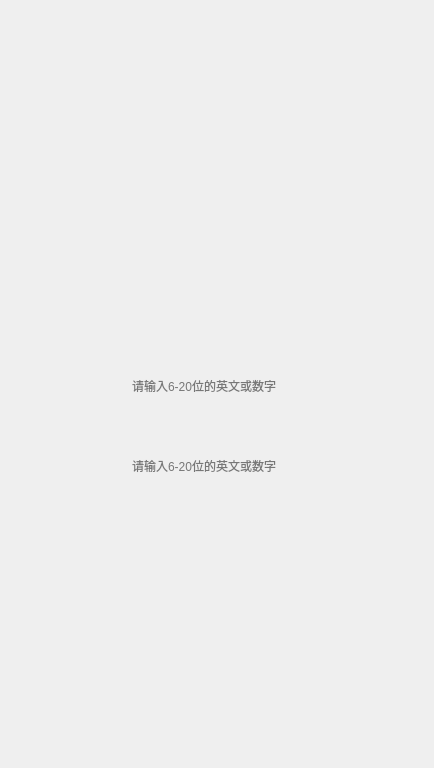
<?xml version="1.0" encoding="UTF-8"?>
<ui version="4.0">
 <class>Dialog</class>
 <widget class="QDialog" name="Dialog">
  <property name="geometry">
   <rect>
    <x>0</x>
    <y>0</y>
    <width>434</width>
    <height>768</height>
   </rect>
  </property>
  <property name="sizePolicy">
   <sizepolicy hsizetype="Fixed" vsizetype="Fixed">
    <horstretch>0</horstretch>
    <verstretch>0</verstretch>
   </sizepolicy>
  </property>
  <property name="minimumSize">
   <size>
    <width>434</width>
    <height>768</height>
   </size>
  </property>
  <property name="maximumSize">
   <size>
    <width>434</width>
    <height>768</height>
   </size>
  </property>
  <property name="windowTitle">
   <string>Dialog</string>
  </property>
  <widget class="QLineEdit" name="edit_username">
   <property name="geometry">
    <rect>
     <x>130</x>
     <y>365</y>
     <width>211</width>
     <height>41</height>
    </rect>
   </property>
   <property name="styleSheet">
    <string notr="true">border-radius: 8px;
font: 75 15pt &quot;等线&quot;;
background:transparent;
border-width:0;
border-style:outset
</string>
   </property>
   <property name="placeholderText">
    <string>请输入6-20位的英文或数字</string>
   </property>
  </widget>
  <widget class="QLineEdit" name="edit_password">
   <property name="geometry">
    <rect>
     <x>130</x>
     <y>445</y>
     <width>211</width>
     <height>41</height>
    </rect>
   </property>
   <property name="styleSheet">
    <string notr="true">border-radius: 8px;
font: 75 15pt &quot;等线&quot;;
background:transparent;
border-width:0;
border-style:outset
</string>
   </property>
   <property name="text">
    <string/>
   </property>
   <property name="placeholderText">
    <string>请输入6-20位的英文或数字</string>
   </property>
  </widget>
  <widget class="QPushButton" name="btn_register">
   <property name="geometry">
    <rect>
     <x>280</x>
     <y>540</y>
     <width>161</width>
     <height>51</height>
    </rect>
   </property>
   <property name="styleSheet">
    <string notr="true">
background:transparent;
border-width:0;
border-style:outset
</string>
   </property>
   <property name="text">
    <string/>
   </property>
  </widget>
  <widget class="QLabel" name="label">
   <property name="geometry">
    <rect>
     <x>0</x>
     <y>0</y>
     <width>434</width>
     <height>768</height>
    </rect>
   </property>
   <property name="sizePolicy">
    <sizepolicy hsizetype="Fixed" vsizetype="Fixed">
     <horstretch>0</horstretch>
     <verstretch>0</verstretch>
    </sizepolicy>
   </property>
   <property name="text">
    <string/>
   </property>
   <property name="pixmap">
    <pixmap>../img/base/注册界面图.png</pixmap>
   </property>
  </widget>
  <zorder>label</zorder>
  <zorder>edit_username</zorder>
  <zorder>edit_password</zorder>
  <zorder>btn_register</zorder>
 </widget>
 <resources/>
 <connections/>
</ui>
